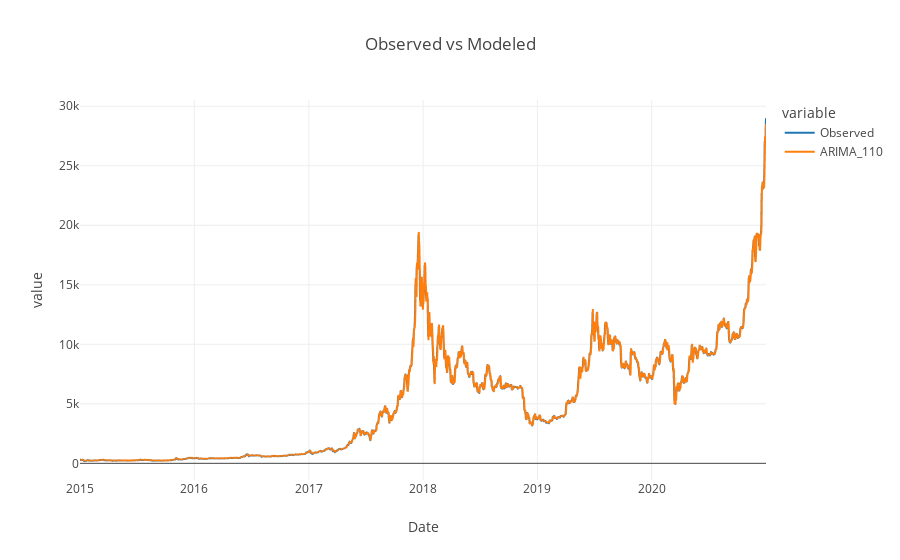

Here is the notebook cell this chart was saved with:
### Code cell
melted = pd.melt(df, id_vars = 'Date', value_vars = ['Observed', 'ARIMA_110'])

ilinechart(melted, 'Date', 'value', groups='variable', title='Observed vs Modeled')

### Figure 1 — Plotly figure (JSON) as saved in the notebook; plotly's stock layout.template omitted (floating-point values rounded to 4 significant figures; data arrays with more than 128 entries replaced by an {"elided": "..."} marker saying what was removed)
{"data": [{"hovertemplate": "variable=Observed<br>Date=%{x}<br>value=%{y}<extra></extra>", "legendgroup": "Observed", "line": {"color": "#1F77B4", "dash": "solid"}, "mode": "lines", "name": "Observed", "showlegend": true, "type": "scattergl", "x": {"elided": "2192 str values"}, "xaxis": "x", "y": {"elided": "2192 float values"}, "yaxis": "y"}, {"hovertemplate": "variable=ARIMA_110<br>Date=%{x}<br>value=%{y}<extra></extra>", "legendgroup": "ARIMA_110", "line": {"color": "#FF7F0E", "dash": "solid"}, "mode": "lines", "name": "ARIMA_110", "showlegend": true, "type": "scattergl", "x": {"elided": "2192 str values"}, "xaxis": "x", "y": {"elided": "2192 float values"}, "yaxis": "y"}], "layout": {"legend": {"title": {"text": "variable"}, "tracegroupgap": 0}, "title": {"text": "Observed vs Modeled"}, "xaxis": {"anchor": "y", "domain": [0, 1], "title": {"text": "Date"}}, "yaxis": {"anchor": "x", "domain": [0, 1], "title": {"text": "value"}}}}
